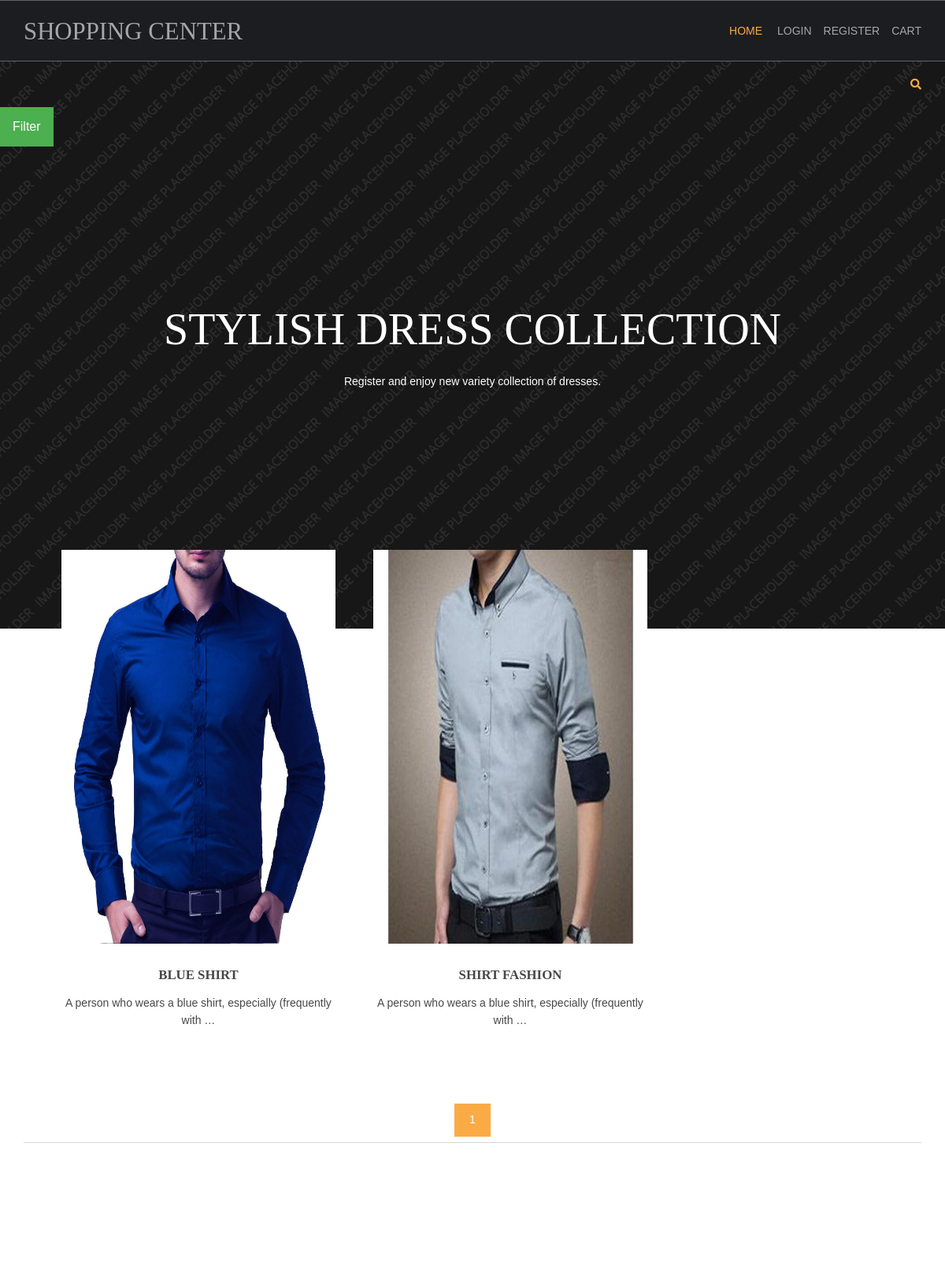
Screenshot of /mens-dresses/ with the database file from the repository.
### shop/models.py (models this page shows, shortened)
class products(models.Model):
    name = models.CharField(max_length=150, unique=True)
    slug = models.SlugField(max_length=250, unique=True)
    img = models.ImageField(upload_to="product")
    desc = models.TextField()
    stock = models.IntegerField()
    available = models.BooleanField()
    price = models.IntegerField()
    category = models.ForeignKey(categ, on_delete=models.CASCADE)
    def get_url(self):
        return reverse('details', args=[self.category.slug, self.slug])

### shop/views.py (the view)
# urls.py: 2. Add a URL to urlpatterns:  path('', views.home, name='home')
def home(request,c_slug=None):
    c_page=None
    prodt=None
    if c_slug!=None:
        c_page = get_object_or_404(categ, slug=c_slug)
        prodt = products.objects.filter(category=c_page, available=True)
    else:
        prodt = products.objects.all().filter(available=True)
    cat=categ.objects.all()
    paginator=Paginator(prodt,4)
    try:
        page=int(request.GET.get('page','1'))
    except:
        page=1
    try:
      pro=paginator.page(page)
    except(EmptyPage,InvalidPage):
            pro=paginator.page(paginator.num_pages)
    return render(request, 'index.html', {'pr': prodt,'ct':cat,'pg':pro})

### shop/models.py (called while the page is built)
    def get_url(self):
        return reverse('prod_cat', args=[self.slug])

### template/index.html (shortened to what this page needs)
{% extends 'base.html' %}
{% load static %}
{% block content %}
<html lang="">
<head>
<link href="{% static 'hm/layout/styles/layout.css' %}" rel="stylesheet" type="text/css" media="all">
</head>
<body id="top">
<div class="bgded overlay row4" style="background-image:url({% static 'hm/images/demo/backgrounds/05.png' %});">
<div class="wrapper row0">
    <div id="topbar" class="hoc clear">
      <div class="fl_right">
        <ul class="nospace">
           <li id="searchform">
          </li>
        </ul>
      </div>
    </div>
  </div>
<div class="dropdown">
  <button class="dropbtn">Filter</button>
</div>
  <div id="pageintro" class="hoc clear">
    <article>
      <h3 class="heading">STYLISH DRESS COLLECTION</h3>
      <p>Register and enjoy new variety collection of dresses.</p>
    </article>
  </div>
</div>
<div class="wrapper row3">
  <main class="hoc container clear">
    <section id="introblocks">
       <ul class="nospace group btmspace-80">
        {% for i in pg.object_list %}
        <li class="one_third">
          <figure><a class="imgover" href="{{i.get_url}}"><img src="{{i.img.url}}" alt="" style="height:500;"></a>
            <figcaption>
              <h6 class="heading">{{i.name}}</h6>
              <p>{{i.desc |truncatewords:10 }}</p>
            </figcaption>
          </figure>
        </li>
        {% endfor %}
      </ul>
    </section>
     <center>
      {% for p in pg.paginator.page_range %}
      <a href="?page={{p}}" class="btn btn-light btn-sm {% if pg.number == p %} active {% endif %}">{{p}}</a>
      {% endfor %}
    </center>
    <hr class="btmspace-80">
  </main>
</div>
</body>
</html>
{% endblock %}

### static/hm/layout/styles/layout.css (style rules this page uses)
#topbar { padding:20px 0; font-size:.8rem; text-transform:uppercase; }
#topbar ul li { display:inline-block; margin-right:15px; }
#topbar ul li:last-child { margin-right:0; padding-right:0; border-right:none; }
#topbar #searchform { position:relative; line-height:1; z-index:9999; }
#topbar #searchform::after { display:block; height:18px; line-height:18px; padding:0; font-family:"Font Awesome\ 5 Free"; font-weight:900; font-size:1rem; content:"\f002"; }
#topbar #searchform ::placeholder { text-transform:capitalize; }
#pageintro { padding:200px 0 300px; }
#pageintro article, #pageintro article p { display:block; max-width:75%; margin:0 auto; text-align:center; }
#pageintro article p { max-width:65%; line-height:2rem; }
#pageintro .heading { margin-bottom:20px; font-size:4rem; }
.container { padding:80px 0; }
#introblocks { display:block; position:relative; margin:-180px 0 0 0; z-index:1; text-align:center; }
#introblocks figure figcaption { display:block; padding:30px 0 0 0; text-align:center; }
#introblocks figure figcaption .heading { font-size:1.2rem; font-weight:700; margin-bottom:0; }
*, *::before, *::after { transition:all .3s ease-in-out; }
body { color:#A5A6AA; background-color:#1C1D21; }
a { color:#FBAB45; }
hr, .borderedbox { border-color:#D7D7D7; }
.overlay { color:#FFFFFF; background-color:inherit; }
.overlay::after { color:inherit; background-color:rgba(0,0,0,.55); }
.btn, .btn.inverse:hover { color:#FFFFFF; background-color:#FBAB45; border-color:#FBAB45; }
.imgover, .imgover:hover::after { color:#FFFFFF; }
.row3 { color:#474747; background-color:#FFFFFF; }
.row4 { color:#A5A6AA; background-color:#27282E; }
#topbar #searchform { color:#FBAB45; }
#pageintro { color:#FFFFFF; }
@media screen and (min-width:1140px) { .hoc { max-width:1140px; } }

### static/hm/layout/styles/framework.css (style rules this page uses)
html { overflow-y:scroll; overflow-x:hidden; }
html, body { margin:0; padding:0; font-size:14px; line-height:1.6em; }
*, *::before, *::after { box-sizing:border-box; }
.nospace { margin:0; padding:0; list-style:none; }
.overlay { position:relative; z-index:1; }
.overlay::after { display:block; position:absolute; top:0; left:0; width:100%; height:100%; content:""; z-index:-1; }
.bgded { background-position:top center; background-repeat:no-repeat; background-size:cover; }
.btn { display:inline-block; padding:8px 18px 10px; text-transform:uppercase; border:1px solid; }
.clear, .group { display:block; }
.clear::before, .clear::after, .group::before, .group::after { display:table; content:""; }
.clear, .clear::after, .group, .group::after { clear:both; }
a { outline:none; text-decoration:none; }
.fl_right, .imgr { float:right; }
img { width:auto; max-width:100%; height:auto; margin:0; padding:0; border:none; line-height:normal; vertical-align:middle; }
.imgover { display:inline-block; position:relative; max-width:100%; }
.imgover::before, .imgover::after { display:block; position:absolute; content:""; text-align:center; opacity:0; }
.imgover::before { top:0; right:0; bottom:0; left:0; }
.imgover::after { top:50%; left:50%; width:50px; height:50px; line-height:50px; margin:-25px 0 0 -25px; font-family:"Font Awesome\ 5 Free"; font-weight:900; content:"\f067"; font-size:28px; }
body, input, textarea, select { font-family:Verdana, Geneva, sans-serif; }
h1, h2, h3, h4, h5, h6, .heading { font-family:Georgia, "Times New Roman", Times, serif; }
label, input, textarea, select, button { display:block; resize:none; outline:none; color:inherit; font-size:inherit; font-family:inherit; vertical-align:middle; }
::placeholder { opacity:1; }
h1, h2, h3, h4, h5, h6, .heading { margin:0 0 20px 0; font-size:1.4rem; line-height:normal; font-weight:normal; text-transform:uppercase; }
hr { display:block; width:100%; height:1px; border:solid; border-width:1px 0 0 0; }
.wrapper { display:block; position:relative; width:100%; margin:0; padding:0; text-align:left; word-wrap:break-word; }
.hoc { display:block; margin:0 auto; }
address, article, aside, figcaption, figure, footer, header, main, nav, section { display:block; margin:0; padding:0; }
.one_half, .one_third, .two_third, .one_quarter, .two_quarter, .three_quarter { display:inline-block; float:left; margin:0 0 0 4.21052%; list-style:none; }
.one_third { width:30.52631%; }
.btmspace-80 { margin-bottom:80px; }

### template/index.html (style rules this page uses)
.dropbtn { background-color: #4CAF50; color: white; padding: 16px; font-size: 16px; border: none; cursor: pointer; }
.dropdown { position: relative; display: inline-block; }

### rows the page displays
products: img (picture), name "BLUE SHIRT", desc "A person who wears a blue shirt, especially (frequently with …"
products: img (picture), name "SHIRT FASHION", desc "A person who wears a blue shirt, especially (frequently with …"

### other values shown
{{ p }} "1"
